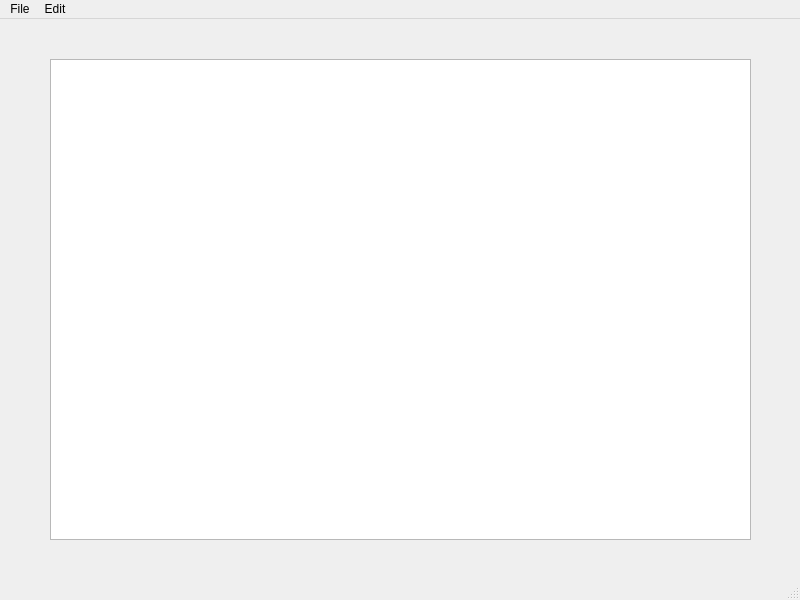
<?xml version="1.0" encoding="UTF-8"?>
<ui version="4.0">
 <class>MainWindow</class>
 <widget class="QMainWindow" name="MainWindow">
  <property name="geometry">
   <rect>
    <x>0</x>
    <y>0</y>
    <width>800</width>
    <height>600</height>
   </rect>
  </property>
  <property name="windowTitle">
   <string>MainWindow</string>
  </property>
  <widget class="QWidget" name="centralwidget">
   <widget class="QWidget" name="verticalLayoutWidget">
    <property name="geometry">
     <rect>
      <x>50</x>
      <y>40</y>
      <width>701</width>
      <height>481</height>
     </rect>
    </property>
    <layout class="QVBoxLayout" name="verticalLayout">
     <item>
      <widget class="QTextEdit" name="textEdit"/>
     </item>
    </layout>
   </widget>
  </widget>
  <widget class="QMenuBar" name="menubar">
   <property name="geometry">
    <rect>
     <x>0</x>
     <y>0</y>
     <width>800</width>
     <height>21</height>
    </rect>
   </property>
   <widget class="QMenu" name="menuFile">
    <property name="title">
     <string>File</string>
    </property>
    <addaction name="actionNew"/>
    <addaction name="actionOpen"/>
    <addaction name="actionSave_As"/>
    <addaction name="actionPrint"/>
    <addaction name="actionExit"/>
   </widget>
   <widget class="QMenu" name="menuEdit">
    <property name="title">
     <string>Edit</string>
    </property>
    <addaction name="actionCopy"/>
    <addaction name="actionPaste"/>
    <addaction name="actionCut"/>
    <addaction name="actionUndo"/>
    <addaction name="actionRedo"/>
   </widget>
   <addaction name="menuFile"/>
   <addaction name="menuEdit"/>
  </widget>
  <widget class="QStatusBar" name="statusbar"/>
  <action name="actionNew">
   <property name="icon">
    <iconset resource="Resources.qrc">
     <normaloff>:/imgs/Icons/New.bmp</normaloff>:/imgs/Icons/New.bmp</iconset>
   </property>
   <property name="text">
    <string>New</string>
   </property>
  </action>
  <action name="actionOpen">
   <property name="icon">
    <iconset resource="Resources.qrc">
     <normaloff>:/imgs/Icons/Open.bmp</normaloff>:/imgs/Icons/Open.bmp</iconset>
   </property>
   <property name="text">
    <string>Open</string>
   </property>
  </action>
  <action name="actionSave_As">
   <property name="icon">
    <iconset resource="Resources.qrc">
     <normaloff>:/imgs/Icons/Save.bmp</normaloff>:/imgs/Icons/Save.bmp</iconset>
   </property>
   <property name="text">
    <string>Save As</string>
   </property>
  </action>
  <action name="actionPrint">
   <property name="text">
    <string>Print</string>
   </property>
  </action>
  <action name="actionExit">
   <property name="text">
    <string>Exit</string>
   </property>
  </action>
  <action name="actionCopy">
   <property name="text">
    <string>Copy</string>
   </property>
  </action>
  <action name="actionPaste">
   <property name="text">
    <string>Paste</string>
   </property>
  </action>
  <action name="actionCut">
   <property name="text">
    <string>Cut</string>
   </property>
  </action>
  <action name="actionUndo">
   <property name="text">
    <string>Undo</string>
   </property>
  </action>
  <action name="actionRedo">
   <property name="text">
    <string>Redo</string>
   </property>
  </action>
 </widget>
 <resources>
  <include location="Resources.qrc"/>
 </resources>
 <connections/>
</ui>
